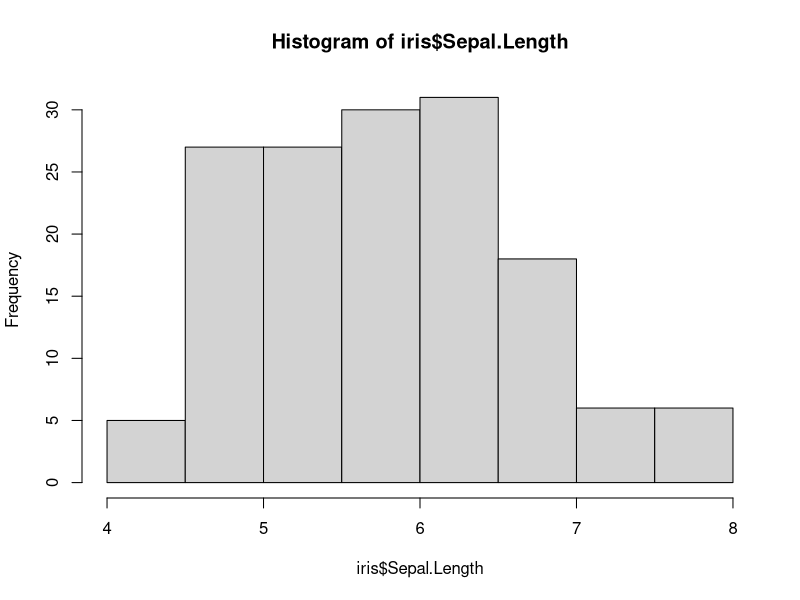
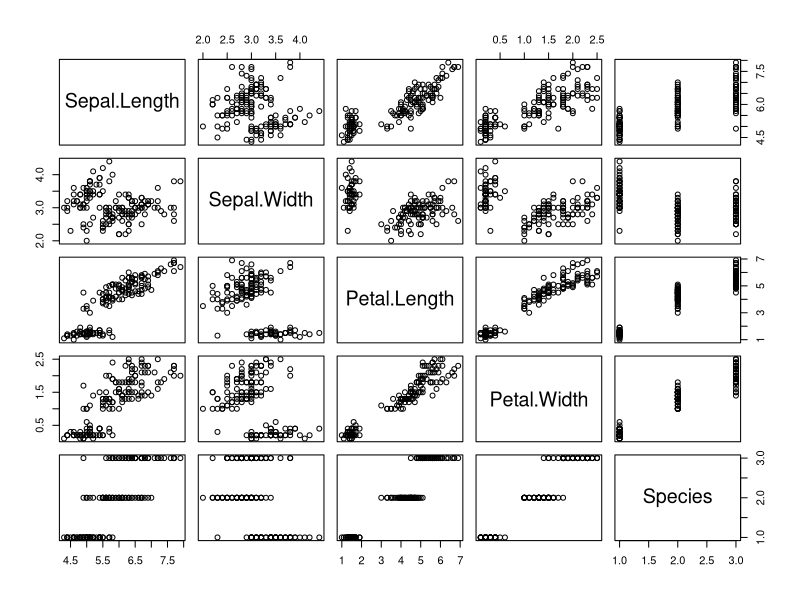

Write R code to recreate these figures, in order.
## ---- chunk 1
knitr::opts_chunk$set(echo = TRUE)
## ---- chunk 2
str(iris)
summary(iris)
## ---- chunk 3
#The sample median of the variable Petal.Width is
median(iris$Petal.Width)
## ---- chunk 4
hist(iris$Sepal.Length)
## ---- chunk 5
plot(iris)
